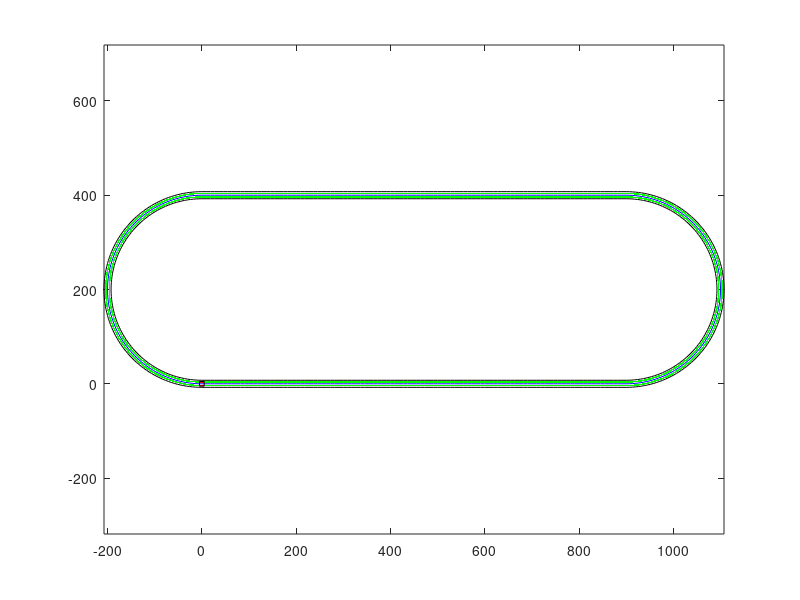

Here is the MATLAB script that generated this plot: (Note: this script raises an error after producing the figure.)
function animate()
track_set = [900, 200, 15];
path = struct('l_st',900,'width',15, 'radius', 200);

% Track Creation

theta1 = zeros(size(100));
x1 = linspace(0, 900, 100);
y1 = zeros(size(x1));


theta2 = linspace(-pi/2, pi/2, 100);
x2 = 900 + 200 * cos(theta2);
y2 = 200 + 200 * sin(theta2);

theta3 = zeros(size(100));
x3 = linspace(900, 0, 100);
y3 = 400*ones(size(x1));


theta4 = linspace(pi/2,3*pi/2, 100);
x4 = 200 * cos(theta4);
y4 = 200 + 200 * sin(theta4);


waypoints_x = [x1,x2,x3,x4];
waypoints_y = [y1,y2,y3,y4];
theta = [theta1,theta2,theta3,theta4];

% Outer Border
xob1 = linspace(0, 900, 100);
yob1 = -7.5*ones(size(xob1));

xob2 = 900 + 207.5 * cos(theta2);
yob2 = 200 + 207.5 * sin(theta2);

xob3 = linspace(900, 0, 100);
yob3 = 407.5*ones(size(xob1));

xob4 = 207.5 * cos(theta4);
yob4 = 200 + 207.5 * sin(theta4);


waypoints_x_ob = [xob1,xob2,xob3,xob4];
waypoints_y_ob = [yob1,yob2,yob3,yob4];

% Inner Border
xib1 = linspace(0, 900, 100);
yib1 = 7.5*ones(size(xib1));

theta2 = linspace(-pi/2, pi/2, 100);
xib2 = 900 + 192.5 * cos(theta2);
yib2 = 200 + 192.5 * sin(theta2);

theta3 = zeros(size(100));
xib3 = linspace(900, 0, 100);
yib3 = 392.5*ones(size(xib1));

xib4 = 192.5 * cos(theta4);
yib4 = 200 + 192.5 * sin(theta4);

waypoints_x_ib = [xib1,xib2,xib3,xib4];
waypoints_y_ib = [yib1,yib2,yib3,yib4];

% Plot the centerline
plot(waypoints_x, waypoints_y, 'b');

hold on;  % Keep the current plot and add more plots

% Plot the outer border with black color
plot(waypoints_x_ob, waypoints_y_ob, 'k');

% Plot the inner border with black color
plot(waypoints_x_ib, waypoints_y_ib, 'k');

% Shade the area between the outer and inner borders with green color
fill([waypoints_x_ob, fliplr(waypoints_x_ib)], [waypoints_y_ob, fliplr(waypoints_y_ib)], 'g', 'LineStyle', 'none');

hold off;  % Release the hold on the plot

% Set axis equal for proper visualization
axis equal;


% Define the initial position of the car (starting from the rightmost point)
car_x = 0;
car_y = 0;

% Define car size
car_size = 10; % Adjust as needed

% Plot the car as a red square with the front facing the direction of motion
car_handle = rectangle('Position', [car_x - car_size/2, car_y - car_size/2, car_size, car_size], 'FaceColor', 'r');

for i = 2:length(x_car)
    % Update car position
    set(car_handle, 'XData', x_car(i), 'YData', y_car(i));
    quiver(x_car(i), y_car(i), cos(heading_car(i)), sin(heading_car(i)), 'Color', 'b', 'LineWidth', 2);  % Update heading vector
    
    % Pause to control animation speed
    pause(0.5);  % Adjust as needed
    
    % Update display
    drawnow;
end
end

